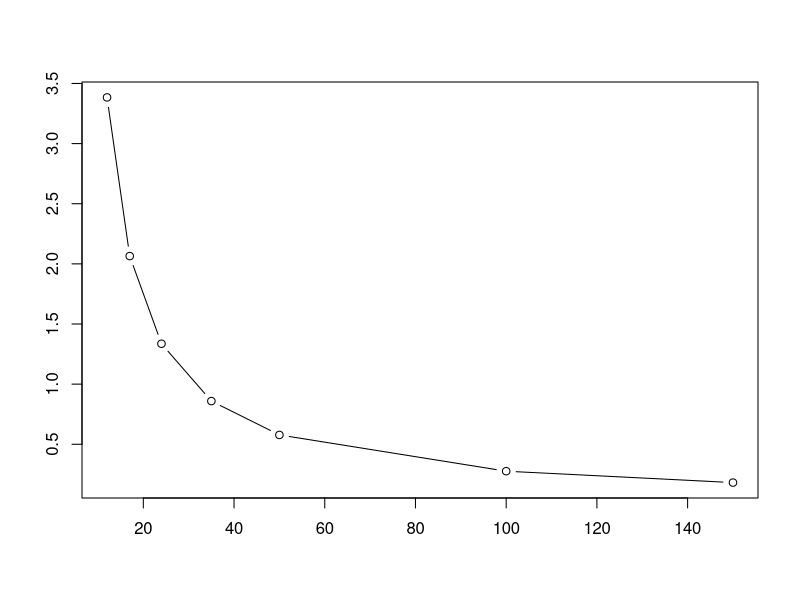

This chart was generated by the following R code:
# functions

# calculate area-of-view of a given lens 
aov_lens <- function(sensor_size, focal_length) {
  
  # set appropriate aspect ratio
  if (sensor_size == 17.3) {
    aspect_ratio = 0.75 
  } else (aspect_ratio = 0.66)
  
  aov_width <- (180*sensor_size)/(pi*focal_length)
  aov_length <- aov_width*aspect_ratio

  return(list(aov_width, aov_length))
}


# calculate segment size on ground at a given flight height [sideways and forward looking]
segment_size <- function(drone_height, aov) {
  
  segment_tmp <- (tan(0.5*aov*pi/180)*drone_height)
  return(segment_tmp)

}


# calculate block size imaged on ground
block_size <- function (half_width, half_length){
  
  block_tmp <-(2*half_width)*(2*half_length)/10000 # hectares
  return(block_tmp)
  
}


# calculate survey extent given flight parameters and observation window derived from lens
survey_extent <- function(speed, flight_time, half_length, area_block){
  
  distance_covered <- speed * flight_time
  blocks_covered <- 1 + (distance_covered/(half_length*2))
  coverage_tmp <- blocks_covered * area_block
  return(coverage_tmp)
  
}



# TESTING 
library(purrr)

# define some parameters
lens <- 13.2 # full frame, m4/3, 1# etc.
zooms <- c(12,17,24,35,50,100,150) # wide-angle, mid, zoom

aov <-aov_lens(13.2,zooms)

segment <-map2(100,aov,segment_size)

block <-map2(segment[1],segment[2],block_size)

survey <-pmap(list(10,20,segment[2],block),survey_extent)


plot(zooms,unlist(survey),type = "b",xlab = "",ylab = "")


# IMPLEMENTATION
# purrr: cross() or expand.grid() --> cross all combinations of sensor vs rest

l <- c(17.31,3.2)
z <- c(12,17,24,35,100)
h <- c(15,35,50,100,250)
s <- c(2.5,4,7.5)
t <- c(5,12,20)

cross_df <-expand.grid(l,z,h,s,t) %>% 
  set_names(.,c("lens","zoom","height","speed","time"))
            
            

